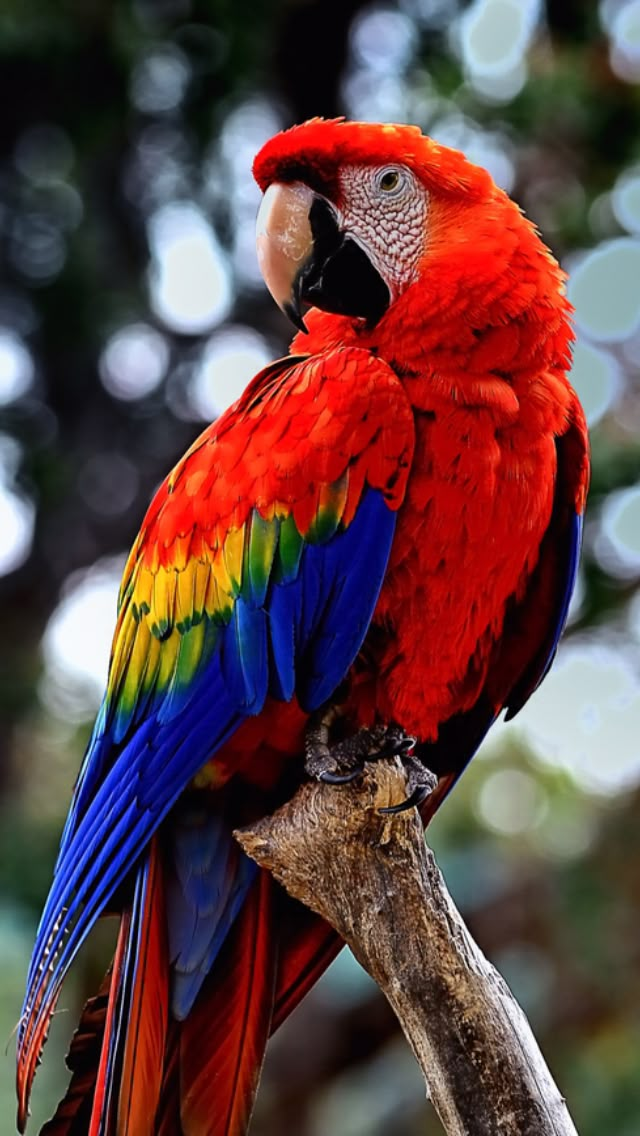
#> input picture parrot.jpeg, 640 x 1136 px
$ jupyter execute 'lab 9.ipynb'
#> lines starting #> are read from the running program, lines starting #| are printed output that depends on the picture
[cell 1]
import cv2
import matplotlib.pyplot as plt
import numpy as np

img=cv2.imread("parrot.jpeg")
#> img is the input picture: shape (1136, 640, 3); mean B, G, R 65.7, 65.4, 97.1
img=cv2.cvtColor(img,cv2.COLOR_BGR2RGB)

gblur=cv2.GaussianBlur(img,(5,5),0)
edges=cv2.Canny(gblur,threshold1=100,threshold2=200)
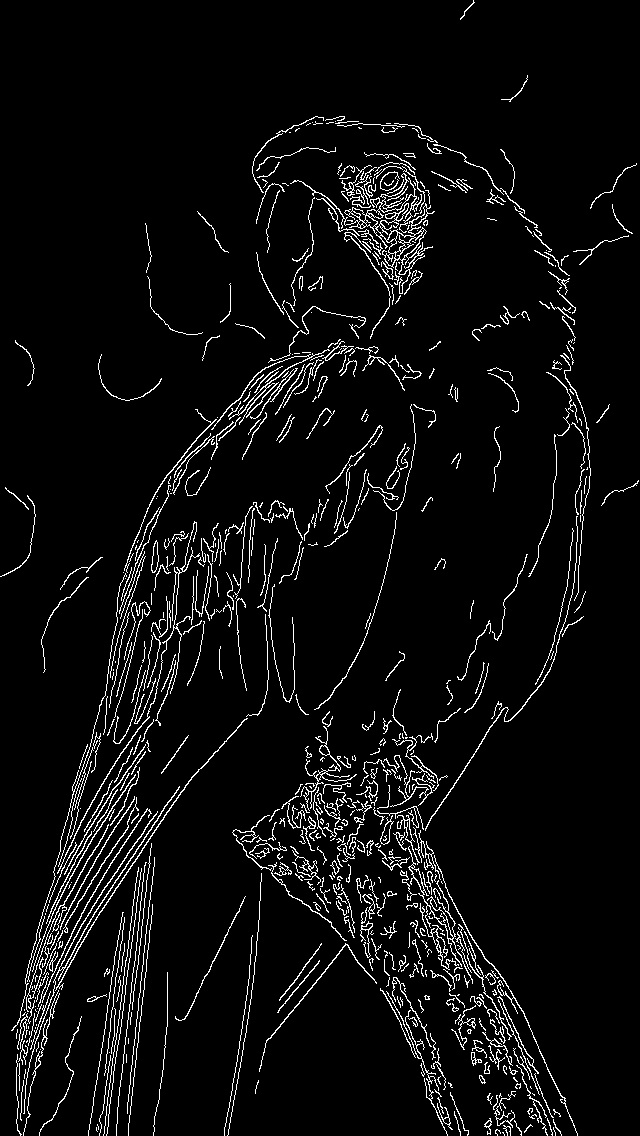
#> edges: shape (1136, 640); 5.1% white in thin lines or dots

plt.figure(figsize=(12,6))

plt.subplot(221)
plt.imshow(img)
plt.title("Original Color Image")
plt.axis("off")

plt.subplot(222)
plt.imshow(gblur)
plt.title("Original Color Image")
plt.axis("off")

plt.subplot(223)
plt.imshow(edges,cmap="gray")
plt.title("Original Color Image")
plt.axis("off")
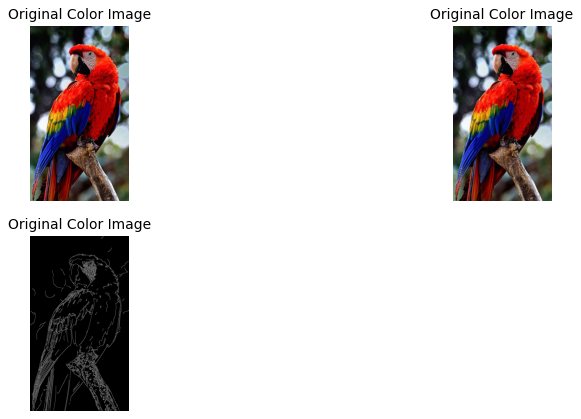
#> figure drawn by matplotlib, 3 panels
